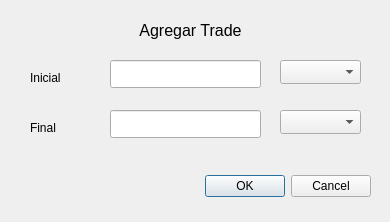
<?xml version="1.0" encoding="UTF-8"?>
<ui version="4.0">
 <class>Dialog</class>
 <widget class="QDialog" name="Dialog">
  <property name="geometry">
   <rect>
    <x>0</x>
    <y>0</y>
    <width>390</width>
    <height>222</height>
   </rect>
  </property>
  <property name="windowTitle">
   <string>Dialog</string>
  </property>
  <widget class="QDialogButtonBox" name="buttonBox">
   <property name="geometry">
    <rect>
     <x>30</x>
     <y>170</y>
     <width>341</width>
     <height>32</height>
    </rect>
   </property>
   <property name="orientation">
    <enum>Qt::Horizontal</enum>
   </property>
   <property name="standardButtons">
    <set>QDialogButtonBox::Cancel|QDialogButtonBox::Ok</set>
   </property>
  </widget>
  <widget class="QComboBox" name="coin_initial">
   <property name="geometry">
    <rect>
     <x>280</x>
     <y>60</y>
     <width>81</width>
     <height>24</height>
    </rect>
   </property>
  </widget>
  <widget class="QComboBox" name="coin_final">
   <property name="geometry">
    <rect>
     <x>280</x>
     <y>110</y>
     <width>81</width>
     <height>24</height>
    </rect>
   </property>
  </widget>
  <widget class="QLineEdit" name="amount_initial">
   <property name="geometry">
    <rect>
     <x>110</x>
     <y>60</y>
     <width>151</width>
     <height>28</height>
    </rect>
   </property>
  </widget>
  <widget class="QLineEdit" name="amount_final">
   <property name="geometry">
    <rect>
     <x>110</x>
     <y>110</y>
     <width>151</width>
     <height>28</height>
    </rect>
   </property>
  </widget>
  <widget class="QLabel" name="lbl_init">
   <property name="geometry">
    <rect>
     <x>30</x>
     <y>70</y>
     <width>59</width>
     <height>16</height>
    </rect>
   </property>
   <property name="text">
    <string>Inicial</string>
   </property>
  </widget>
  <widget class="QLabel" name="lbl_final">
   <property name="geometry">
    <rect>
     <x>30</x>
     <y>120</y>
     <width>59</width>
     <height>16</height>
    </rect>
   </property>
   <property name="text">
    <string>Final</string>
   </property>
  </widget>
  <widget class="QLabel" name="title">
   <property name="geometry">
    <rect>
     <x>130</x>
     <y>20</y>
     <width>121</width>
     <height>21</height>
    </rect>
   </property>
   <property name="font">
    <font>
     <pointsize>12</pointsize>
    </font>
   </property>
   <property name="text">
    <string>Agregar Trade</string>
   </property>
   <property name="alignment">
    <set>Qt::AlignCenter</set>
   </property>
  </widget>
 </widget>
 <resources/>
 <connections>
  <connection>
   <sender>buttonBox</sender>
   <signal>accepted()</signal>
   <receiver>Dialog</receiver>
   <slot>accept()</slot>
   <hints>
    <hint type="sourcelabel">
     <x>248</x>
     <y>254</y>
    </hint>
    <hint type="destinationlabel">
     <x>157</x>
     <y>274</y>
    </hint>
   </hints>
  </connection>
  <connection>
   <sender>buttonBox</sender>
   <signal>rejected()</signal>
   <receiver>Dialog</receiver>
   <slot>reject()</slot>
   <hints>
    <hint type="sourcelabel">
     <x>316</x>
     <y>260</y>
    </hint>
    <hint type="destinationlabel">
     <x>286</x>
     <y>274</y>
    </hint>
   </hints>
  </connection>
 </connections>
</ui>
